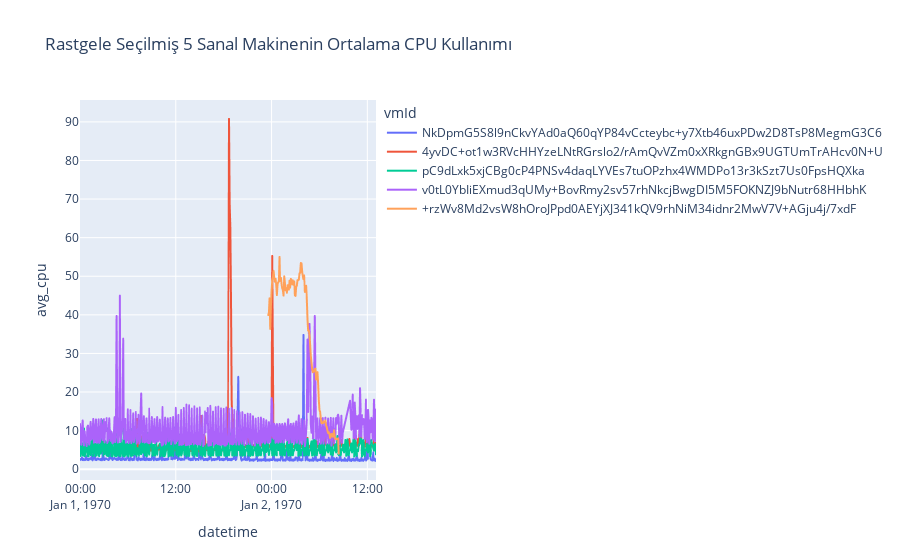

This figure's notebook cell:
### Code cell
unique_vms = df['vmId'].unique()

sample_size = min(5, len(unique_vms))
random_sample_vms = np.random.choice(unique_vms, size=sample_size, replace=False)

print(f"Grafik için rastgele seçilen VM'ler: {random_sample_vms}")

# Sadece bu rastgele seçilen VM'lere ait verileri filtreleyelim
df_sample = df[df['vmId'].isin(random_sample_vms)].copy()

# Zaman damgasını okunabilir formata çevirelim
df_sample['datetime'] = pd.to_datetime(df_sample['timestamp'], unit='s')

# Grafiği çizdirelim. 'color' parametresi her bir VM'e farklı bir renk atayacak.
fig = px.line(
    df_sample,
    x='datetime',
    y='avg_cpu',
    color='vmId', # Bu satır her VM için ayrı bir çizgi oluşturur
    title='Rastgele Seçilmiş 5 Sanal Makinenin Ortalama CPU Kullanımı'
)
fig.show()
